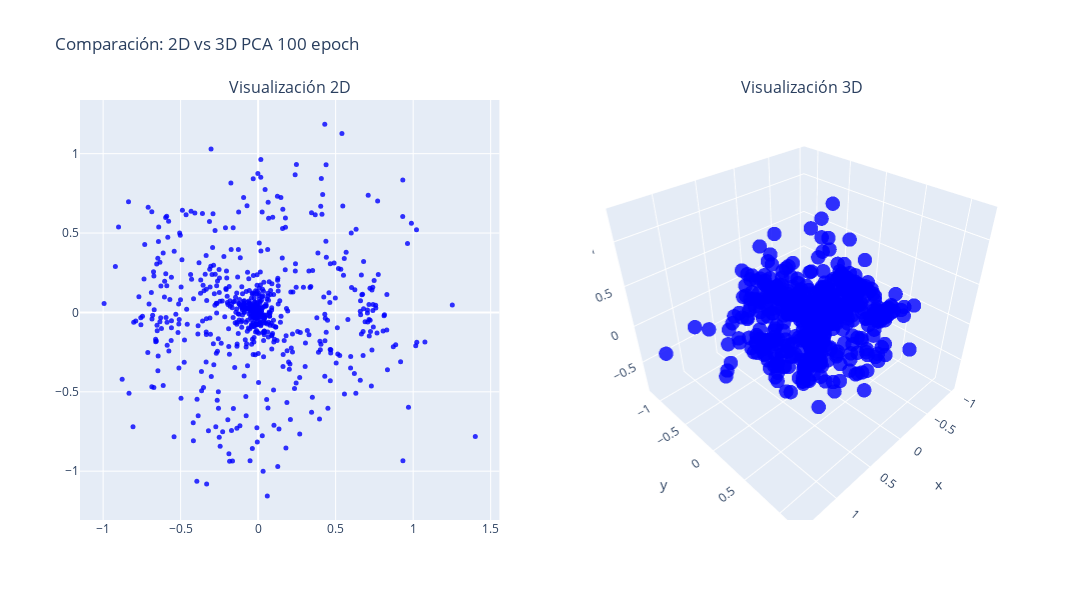

The notebook cell this image was saved under:
### Code cell
# Crear subgráficos: 1 fila, 2 columnas
fig = make_subplots(
    rows=1, cols=2,
    specs=[[{'type': 'scatter'}, {'type': 'scatter3d'}]],
    subplot_titles=('Visualización 2D', 'Visualización 3D')
)

# Añadir el gráfico 2D (ignorando la tercera dimensión)
fig.add_trace(
    go.Scatter(
        x=all_weights_first_layer_mod["pca_2d_0"],
        y=all_weights_first_layer_mod["pca_2d_1"],
        mode='markers',
        marker=dict(size=5, opacity=0.8, color="blue"),
        showlegend = False
    ),
    row=1, col=1
)

# Añadir el gráfico 3D
fig.add_trace(
    go.Scatter3d(
        x=all_weights_first_layer_mod["pca_3d_0"],
        y=all_weights_first_layer_mod["pca_3d_1"],
        z=all_weights_first_layer_mod["pca_3d_2"],
        mode='markers',
        marker=dict(size=5, opacity=0.8, color="blue"),
        showlegend = False
    ),
    row=1, col=2
)

# Actualizar layout para ajustar el tamaño del gráfico
fig.update_layout(height=600, width=1200, title_text=f"Comparación: 2D vs 3D PCA {num_epochs} epoch")
fig.update_xaxes(title_text="Componente 1", row=1, col=2)
fig.update_yaxes(title_text="Componente 2", row=1, col=2)

# Mostrando el gráfico
fig.show()

### Figure 1 — Plotly figure (JSON) as saved in the notebook; plotly's stock layout.template omitted (floating-point values rounded to 4 significant figures; data arrays with more than 128 entries replaced by an {"elided": "..."} marker saying what was removed)
{"data": [{"marker": {"color": "blue", "opacity": 0.8, "size": 5}, "mode": "markers", "showlegend": false, "type": "scatter", "x": {"elided": "640 float values"}, "xaxis": "x", "y": {"elided": "640 float values"}, "yaxis": "y"}, {"marker": {"color": "blue", "opacity": 0.8, "size": 5}, "mode": "markers", "scene": "scene", "showlegend": false, "type": "scatter3d", "x": {"elided": "640 float values"}, "y": {"elided": "640 float values"}, "z": {"elided": "640 float values"}}], "layout": {"annotations": [{"font": {"size": 16}, "showarrow": false, "text": "Visualización 2D", "x": 0.225, "xanchor": "center", "xref": "paper", "y": 1, "yanchor": "bottom", "yref": "paper"}, {"font": {"size": 16}, "showarrow": false, "text": "Visualización 3D", "x": 0.775, "xanchor": "center", "xref": "paper", "y": 1, "yanchor": "bottom", "yref": "paper"}], "height": 600, "scene": {"domain": {"x": [0.55, 1], "y": [0, 1]}}, "title": {"text": "Comparación: 2D vs 3D PCA 100 epoch"}, "width": 1200, "xaxis": {"anchor": "y", "domain": [0, 0.45]}, "yaxis": {"anchor": "x", "domain": [0, 1]}}}
